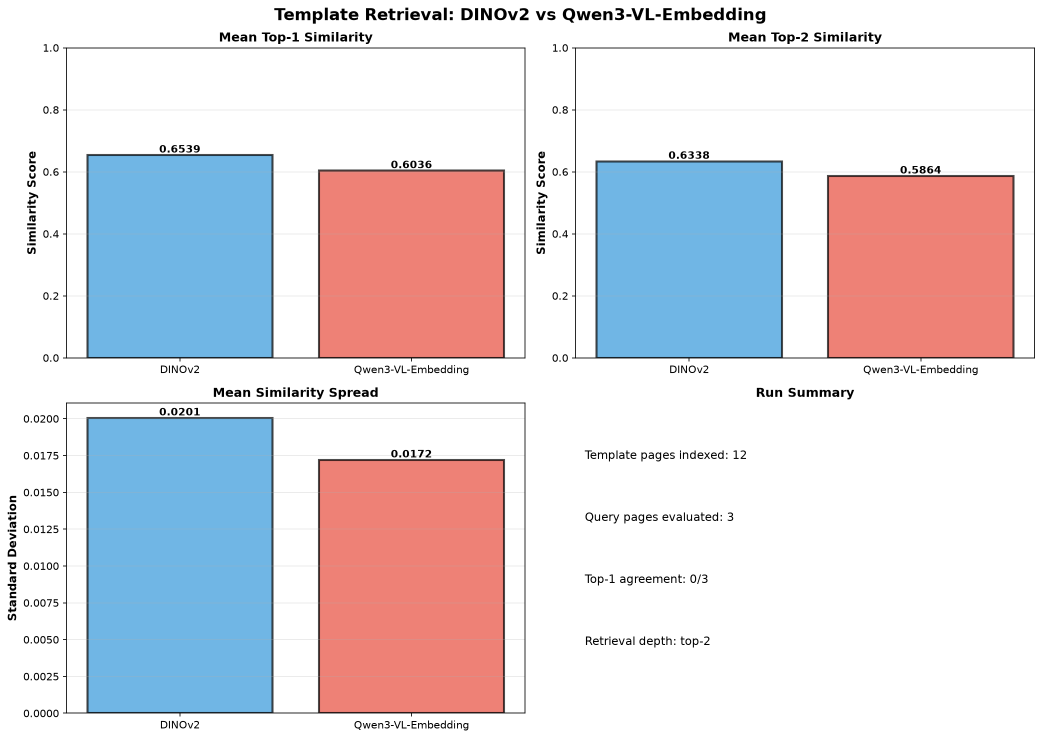
#> input picture yolostructuredetection/test/retrieval_quality_comparison.png, 2083 x 1477 px (shown at 1/2 size)
$ python -i image_processing.py   (imports and definitions only)
#> lines starting #> are read from the running program, lines starting #| are printed output that depends on the picture
#> further down, picture is the input picture: PIL image 2083x1477 RGBA; mean R, G, B, A 222.2, 217.6, 223.7, 255
from __future__ import annotations

from pathlib import Path
from typing import list

import cv2
import numpy as np
import pypdfium2 as pdfium
from PIL import Image

SUPPORTED_EXTENSIONS = {".pdf", ".png", ".jpg", ".jpeg", ".tiff", ".bmp", ".gif", ".webp"}


def render_pdf_pages(pdf_path: Path, scale: float = 2.0) -> list[Image.Image]:
    document = pdfium.PdfDocument(str(pdf_path))
    return [page.render(scale=scale).to_pil().convert("RGB") for page in document]


def load_document_pages(file_path: Path) -> list[Image.Image]:
    suffix = file_path.suffix.lower()
    if suffix == ".pdf":
        return render_pdf_pages(file_path)
    if suffix in SUPPORTED_EXTENSIONS:
        return [Image.open(file_path).convert("RGB")]
    raise ValueError(f"Unsupported file type: {file_path.suffix}")


def preprocess_image(image: Image.Image, target_size: tuple = (896, 896)) -> Image.Image:
    # 1. Grayscale for CLAHE
#> called with target_size = (896, 896)
    img_np = np.array(image.convert("L"))
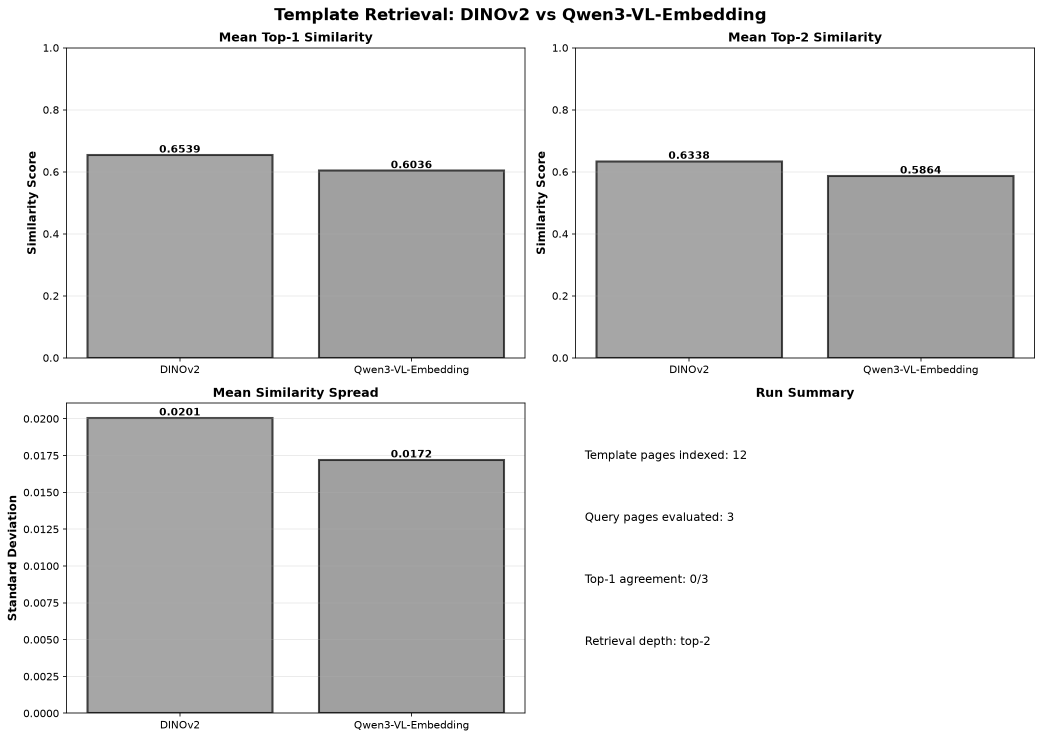
#> img_np: shape (1477, 2083) (shown at 1/2 size); min 0, max 255, mean 219.6

    # 2. CLAHE — adaptive contrast (same params as notebook)
    clahe = cv2.createCLAHE(clipLimit=2.0, tileGridSize=(8, 8))
    enhanced_np = clahe.apply(img_np)

    # 3. Back to RGB for VLM
    enhanced_img = Image.fromarray(enhanced_np).convert("RGB")

    # 4. Resize preserving aspect ratio
    enhanced_img.thumbnail(target_size, Image.Resampling.LANCZOS)
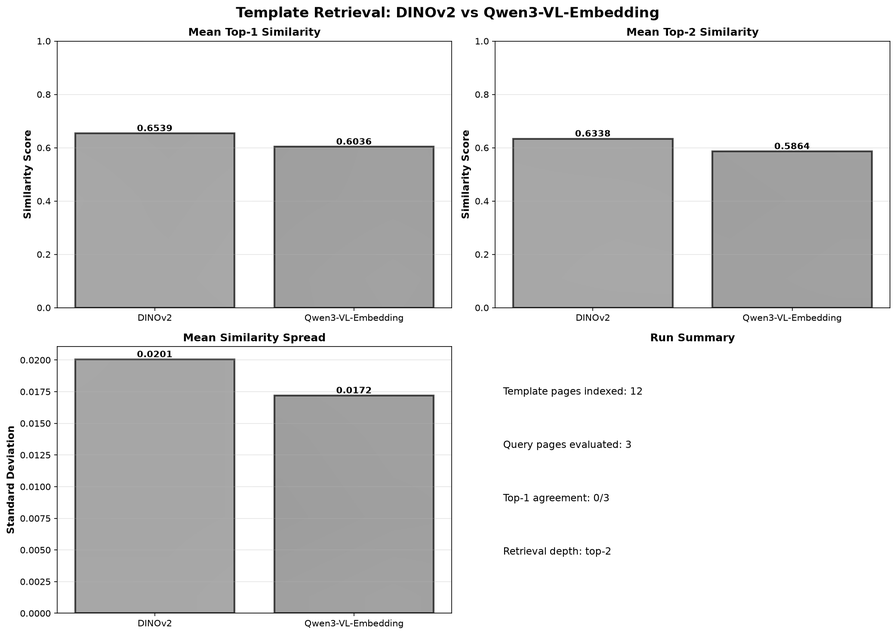
#> enhanced_img: PIL image 896x635 RGB; min 0, max 255, mean 219.3

    # 5. White-pad to exact target_size and center
    new_img = Image.new("RGB", target_size, (255, 255, 255))
#> new_img: PIL image 896x896 RGB; every value is 255
    x_off = (target_size[0] - enhanced_img.size[0]) // 2
#> x_off = 0
    y_off = (target_size[1] - enhanced_img.size[1]) // 2
#> y_off = 130
    new_img.paste(enhanced_img, (x_off, y_off))
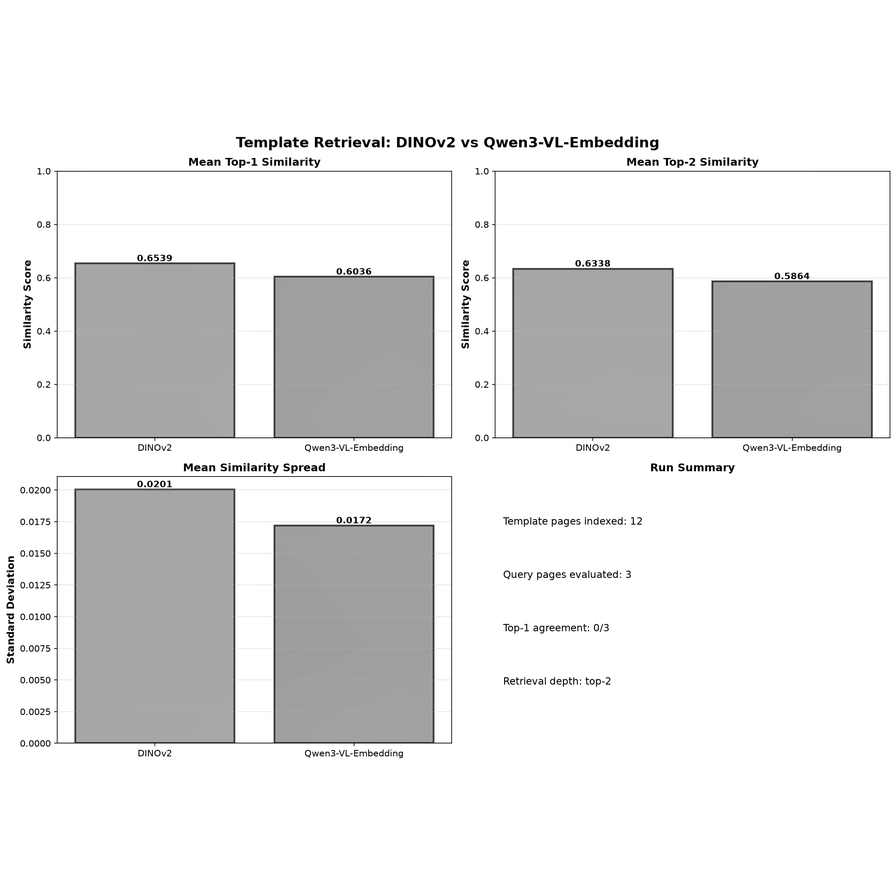
#> new_img: PIL image 896x896 RGB; min 0, max 255, mean 229.7
    return new_img

>>> from PIL import Image
>>> picture = Image.open('../../../../yolostructuredetection/test/retrieval_quality_comparison.png')
>>> result = preprocess_image(picture)
